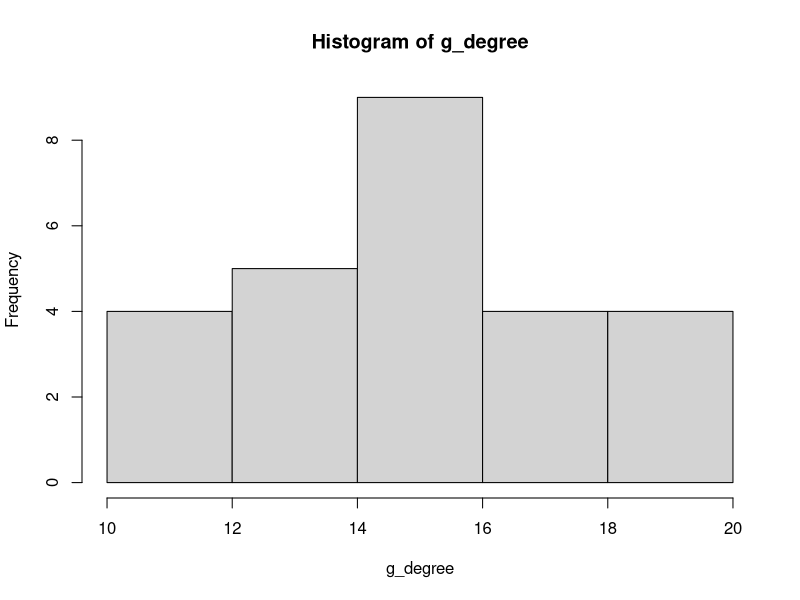
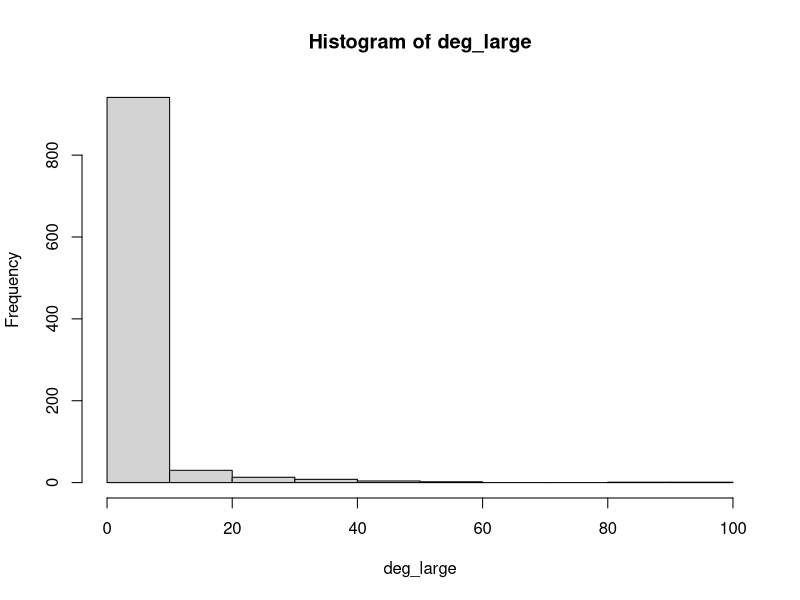
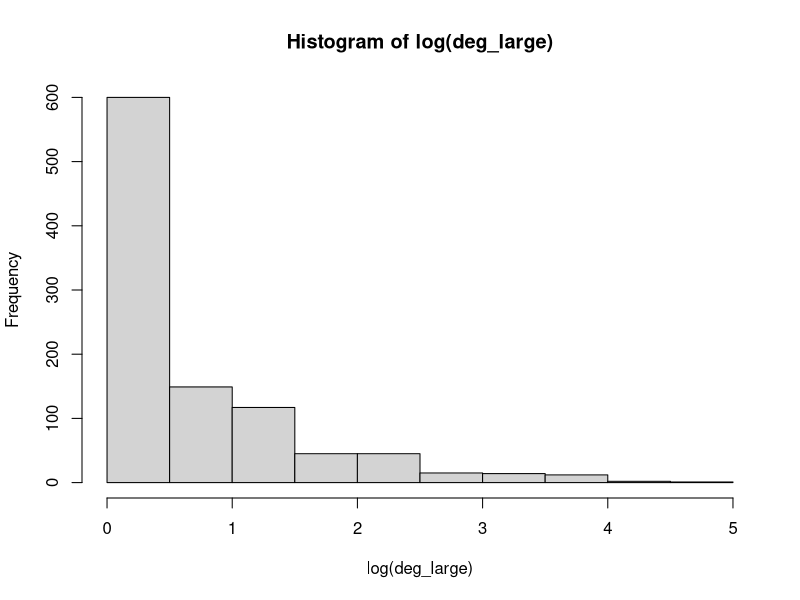
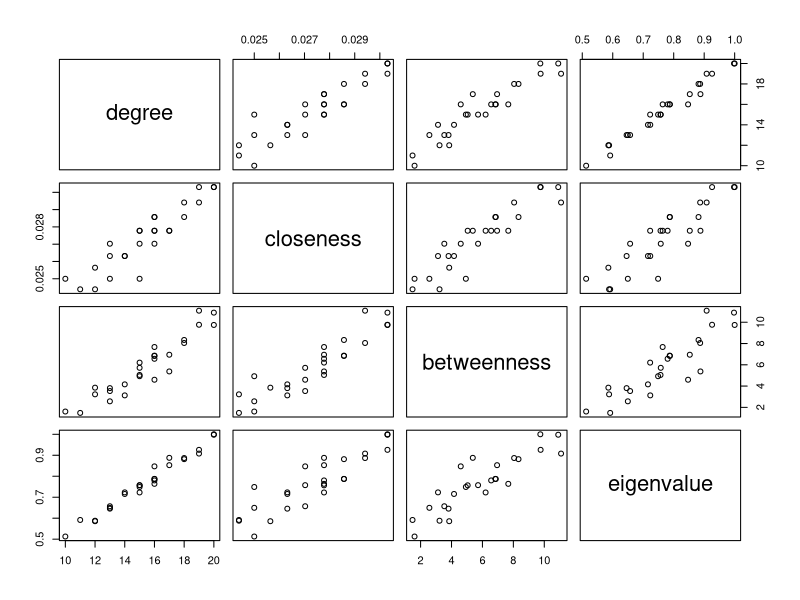
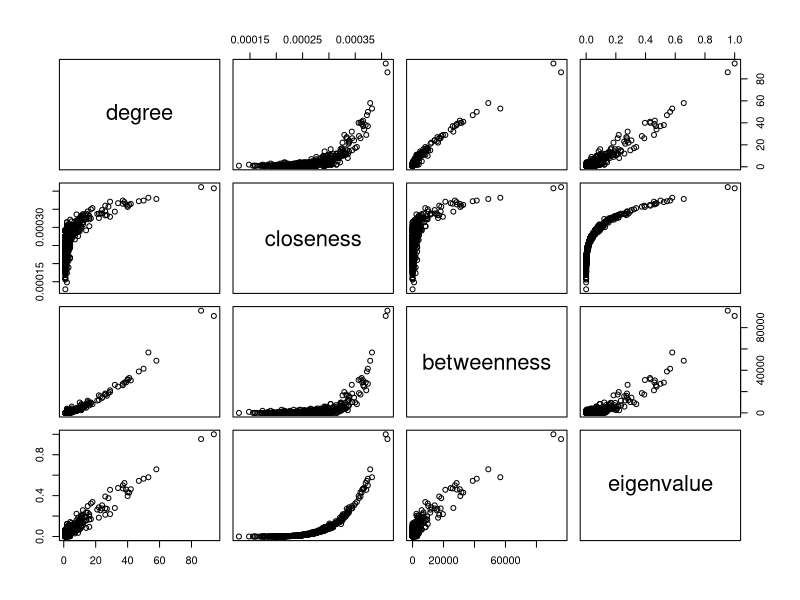

Write the R code that produced these figures, in order.
## ---- chunk 1
# Set seed for reproducibility
set.seed(12345)

# Generate data
raw <- data.frame(byer = rep(letters, 1, each = 26),
                  sllr = rep(letters, 26),
                  con = rnorm(26 * 26)^2) # Calculate arbitrary weights

# Drop connections with oneself
raw <- raw[raw$byer != raw$sllr,]

# Only keep strong connections
raw <- raw[abs(raw$con) > 1,]

library(igraph) # Load package
graph_df <- graph_from_data_frame(raw, directed = FALSE)
## ---- chunk 2
# Load package
library(igraph)

# Obtain degrees
g_degree <- degree(graph_df)

g_degree
## ---- chunk 3
hist(g_degree)
## ---- chunk 4
# From the example of sample_degseq

# Pre-specify the degrees of the nodes according to the 
# power law
degs <- sample(1:100, 1000, replace=TRUE, prob = (1:100)^-2)

# Check if degrees sum up to an even number
# if not, add 1 to the first node to make the sum even
if (sum(degs) %% 2 != 0) {
  degs[1] <- degs[1] + 1
}

# Create random graph
g_large <- sample_degseq(degs, method = "vl")

# Calculate degree
deg_large <- degree(g_large)

# Histogram of the degree
hist(deg_large)
## ---- chunk 5
hist(log(deg_large))
## ---- chunk 6
g_close <- closeness(graph_df)

round(g_close, 2)
## ---- chunk 7
g_betw <- betweenness(graph_df)

round(g_betw, 2)
## ---- chunk 8
g_eigen <- eigen_centrality(graph_df)

round(g_eigen$vector, 2)
## ---- chunk 9
# Collect the different centrality measures in a data frame
centr_small <- data.frame(degree = g_degree,
                          closeness = g_close,
                          betweenness = g_betw,
                          eigenvalue = g_eigen$vector)

# Scatterplot matrix
pairs(centr_small)
## ---- chunk 10
# Collect the different centrality measures in a data frame
centr_large <- data.frame(degree = degree(g_large),
                          closeness = closeness(g_large),
                          betweenness = betweenness(g_large),
                          eigenvalue = eigen_centrality(g_large)$vector)

# Scatterplot matrix
pairs(centr_large)
